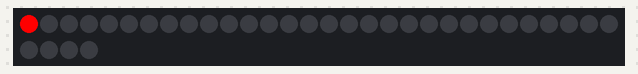
Bench run of a sketch on a simulated Arduino Uno, built with avr-gcc and run on an emulated ATmega328P. On the bench: 34 RGB LEDs in strip order, left to right, continuing on the next row.

Above: at 0.15 s.
At 39.24 s:
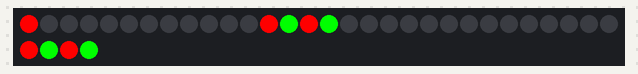

The sketch:

Lightino.ino
```cpp
#include <Adafruit_NeoPixel.h>
#define PIN            A1
#define NUMPIXELS      34
Adafruit_NeoPixel pixels = Adafruit_NeoPixel(NUMPIXELS, PIN, NEO_GRB + NEO_KHZ800);
const int delayv=20;
int delayval = delayv;
int f=6;
bool Rw=true;
void setup() {
  pixels.begin();
}
void loop() {
  for(int i=0;i<NUMPIXELS;i++){
    if(Rw){
      pixels.setPixelColor(i, pixels.Color(255,0,0));
    }else{
      pixels.setPixelColor(i, pixels.Color(0,255,0));
    }
    Rw=!Rw;
    if(i>4){
      pixels.setPixelColor(i-4, pixels.Color(0,0,0));
    }
    pixels.show();
    delay(delayval);

  }for(int i=NUMPIXELS;i<-1;i--){
    if(Rw){
      pixels.setPixelColor(i, pixels.Color(255,0,0));
    }else{
      pixels.setPixelColor(i, pixels.Color(0,255,0));
    }
    Rw=!Rw;
    if(i<29){
      pixels.setPixelColor(i+4, pixels.Color(0,0,0));
    }
    pixels.show();
    delay(delayval);

  }/*while(f>=0){
     pixels.setPixelColor(NUMPIXELS-f, pixels.Color(0,0,0));
     f--;
     pixels.show();
     delay(delayval);
  }
  f=6;
  delayval=delayv;*/
}
```
